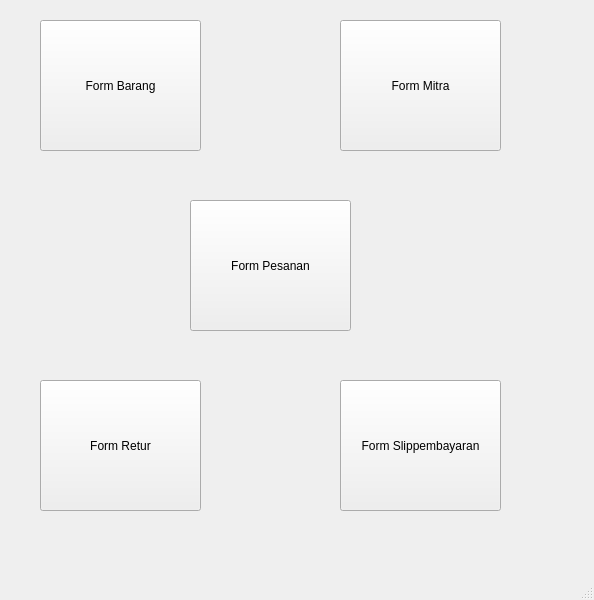
<?xml version="1.0" encoding="UTF-8"?>
<ui version="4.0">
 <class>formUtama</class>
 <widget class="QMainWindow" name="formUtama">
  <property name="geometry">
   <rect>
    <x>0</x>
    <y>0</y>
    <width>594</width>
    <height>600</height>
   </rect>
  </property>
  <property name="windowTitle">
   <string>formUtama</string>
  </property>
  <widget class="QWidget" name="centralwidget">
   <widget class="QPushButton" name="pushButton">
    <property name="geometry">
     <rect>
      <x>40</x>
      <y>20</y>
      <width>161</width>
      <height>131</height>
     </rect>
    </property>
    <property name="text">
     <string>Form Barang</string>
    </property>
   </widget>
   <widget class="QPushButton" name="pushButton_2">
    <property name="geometry">
     <rect>
      <x>340</x>
      <y>20</y>
      <width>161</width>
      <height>131</height>
     </rect>
    </property>
    <property name="text">
     <string>Form Mitra</string>
    </property>
   </widget>
   <widget class="QPushButton" name="pushButton_3">
    <property name="geometry">
     <rect>
      <x>190</x>
      <y>200</y>
      <width>161</width>
      <height>131</height>
     </rect>
    </property>
    <property name="text">
     <string>Form Pesanan</string>
    </property>
   </widget>
   <widget class="QPushButton" name="pushButton_4">
    <property name="geometry">
     <rect>
      <x>40</x>
      <y>380</y>
      <width>161</width>
      <height>131</height>
     </rect>
    </property>
    <property name="text">
     <string>Form Retur</string>
    </property>
   </widget>
   <widget class="QPushButton" name="pushButton_5">
    <property name="geometry">
     <rect>
      <x>340</x>
      <y>380</y>
      <width>161</width>
      <height>131</height>
     </rect>
    </property>
    <property name="text">
     <string>Form Slippembayaran</string>
    </property>
   </widget>
  </widget>
  <widget class="QMenuBar" name="menubar">
   <property name="geometry">
    <rect>
     <x>0</x>
     <y>0</y>
     <width>594</width>
     <height>26</height>
    </rect>
   </property>
  </widget>
  <widget class="QStatusBar" name="statusbar"/>
 </widget>
 <resources/>
 <connections/>
</ui>
